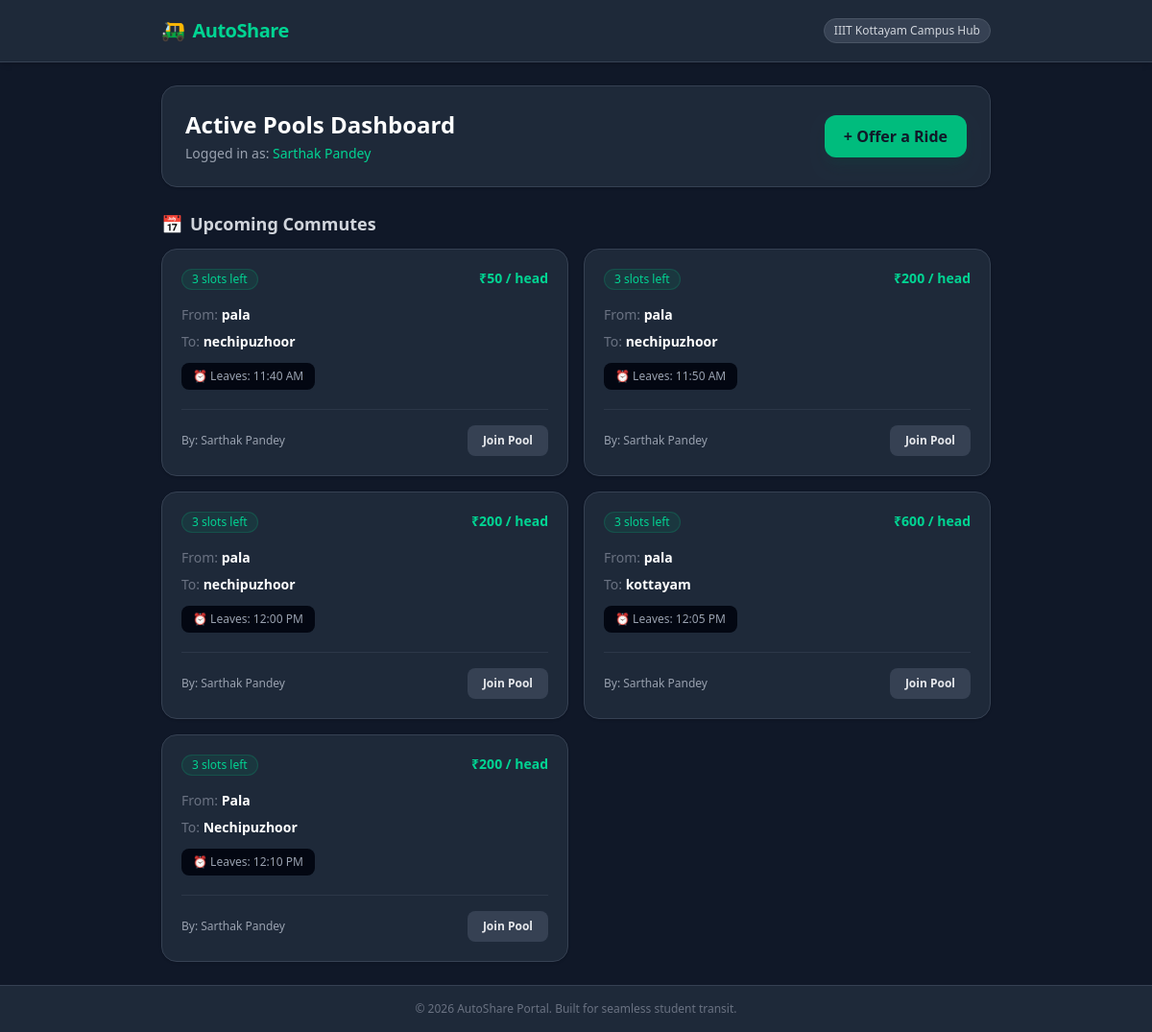
The page / on the database its author committed.
### models.py (models this page shows, shortened)
class Student(Base):
    __tablename__ = "students"
    id = Column(Integer, primary_key=True, index=True)
    name = Column(String, nullable=False)
    email = Column(String, unique=True, index=True, nullable=False)
    phone = Column(String, nullable=False)
    created_pools = relationship("Pool", back_populates="creator")
    joined_pools = relationship("Pool", secondary=pool_members, back_populates="members")

class Pool(Base):
    __tablename__ = "pools"
    id = Column(Integer, primary_key=True, index=True)
    creator_id = Column(Integer, ForeignKey("students.id"), nullable=False)
    source = Column(String, nullable=False)
    destination = Column(String, nullable=False)
    departure_time = Column(DateTime, nullable=False)
    total_fare = Column(Integer, nullable=False)
    max_capacity = Column(Integer, default=4)
    creator = relationship("Student", back_populates="created_pools")
    members = relationship("Student", secondary=pool_members, back_populates="joined_pools")

### main.py (the view)
@app.get("/")
def dashboard(request: Request, db: Session = Depends(get_db), current_user = Depends(get_current_user)):
    now = datetime.now()
    future_pools = db.query(models.Pool).filter(
        models.Pool.departure_time > now
    ).order_by(models.Pool.departure_time.asc()).all()
    active_pools = [pool for pool in future_pools if pool.remaining_seats > 0]
    return templates.TemplateResponse("index.html", {"request": request, "pools": active_pools, "current_user": current_user})

### templates/index.html (shortened to what this page needs)
{% extends "base.html" %}
{% block content %}
<div class="space-y-6">
    <div class="bg-gray-800 p-6 rounded-2xl border border-gray-700 flex flex-col sm:flex-row sm:items-center sm:justify-between gap-4 shadow-sm">
        <div>
            <h1 class="text-2xl font-bold text-white">Active Pools Dashboard</h1>
            <p class="text-sm text-gray-400 mt-1">Logged in as: <span class="text-emerald-400 font-medium">{{ current_user.name }}</span></p>
        </div>
        <a href="/pool/create" class="inline-flex items-center justify-center bg-emerald-500 hover:bg-emerald-600 text-gray-900 font-semibold px-5 py-2.5 rounded-xl transition-colors shadow-lg shadow-emerald-900/20 text-center">
            + Offer a Ride
        </a>
    </div>
    <div>
        <h2 class="text-lg font-semibold text-gray-300 mb-3 flex items-center gap-2">
            <span>📅</span> Upcoming Commutes
        </h2>
        {% if not pools %}
        <div class="bg-gray-800/50 border border-dashed border-gray-700 rounded-2xl p-8 text-center text-gray-400">
            No active ride pools found. Be the first to start one!
        </div>
        {% else %}
        <div class="grid gap-4 sm:grid-cols-2">
            {% for pool in pools %}
            <div class="bg-gray-800 border border-gray-700 rounded-2xl p-5 flex flex-col justify-between hover:border-gray-600 transition-all shadow-sm">
                <div>
                    <div class="flex justify-between items-start gap-2">
                        <span class="inline-flex text-xs bg-emerald-500/10 text-emerald-400 border border-emerald-500/20 px-2.5 py-0.5 rounded-full font-medium">
                            {{ pool.remaining_seats }} slots left
                        </span>
                        <span class="text-sm font-bold text-emerald-400">₹{{ (pool.total_fare / (1 + pool.members|length))|round|int }} / head</span>
                    </div>
                    <div class="mt-4 space-y-2">
                        <p class="text-sm text-gray-300"><span class="text-gray-500">From:</span> <strong class="text-white">{{ pool.source }}</strong></p>
                        <p class="text-sm text-gray-300"><span class="text-gray-500">To:</span> <strong class="text-white">{{ pool.destination }}</strong></p>
                        <p class="text-xs text-gray-400 bg-gray-950 px-3 py-1.5 rounded-lg inline-block mt-1">
                            ⏰ Leaves: {{ pool.departure_time.strftime('%I:%M %p') }}
                        </p>
                    </div>
                </div>
                <div class="mt-5 pt-4 border-t border-gray-700/60 flex items-center justify-between gap-4">
                    <span class="text-xs text-gray-400 truncate">By: {{ pool.creator.name }}</span>
                    <form action="/pool/{{ pool.id }}/join" method="post">
                        <button type="submit" class="bg-gray-700 hover:bg-emerald-500 hover:text-gray-900 text-gray-200 text-xs font-semibold px-4 py-2 rounded-lg transition-all">
                            Join Pool
                        </button>
                    </form>
                </div>
            </div>
            {% endfor %}
        </div>
        {% endif %}
    </div>
</div>
{% endblock %}

### templates/base.html (shortened to what this page needs)
<!DOCTYPE html>
<html lang="en">
<head>
    <script src="https://cdn.jsdelivr.net/npm/@tailwindcss/browser@4"></script>
</head>
<body class="bg-gray-900 text-gray-100 min-h-screen flex flex-col font-sans">
    <header class="bg-gray-800 border-b border-gray-700 sticky top-0 z-50 shadow-md">
        <div class="max-w-4xl mx-auto px-4 h-16 flex items-center justify-between">
            <a href="/" class="text-xl font-bold tracking-tight text-emerald-400 flex items-center gap-2">
                🛺 <span>AutoShare</span>
            </a>
            <div class="flex items-center gap-4">
                <span class="text-xs bg-gray-700 px-2.5 py-1 rounded-full text-gray-300 border border-gray-600 hidden sm:inline">
                    IIIT Kottayam Campus Hub
                </span>
            </div>
        </div>
    </header>
    <main class="flex-grow max-w-4xl w-full mx-auto px-4 py-6">
        {% block content %}{% endblock %}
    </main>
    <footer class="bg-gray-800 border-t border-gray-700 py-4 text-center text-xs text-gray-500">
        <p>&copy; 2026 AutoShare Portal. Built for seamless student transit.</p>
    </footer>
</body>
</html>

### rows shown on the page
Student: name "Sarthak Pandey"
Pool: remaining_seats "3", total_fare "50", source "pala", destination "nechipuzhoor", departure_time "11:40 AM", creator.name "Sarthak Pandey"
Pool: remaining_seats "3", total_fare "200", source "pala", destination "nechipuzhoor", departure_time "11:50 AM", creator.name "Sarthak Pandey"
Pool: remaining_seats "3", total_fare "200", source "pala", destination "nechipuzhoor", departure_time "12:00 PM", creator.name "Sarthak Pandey"
Pool: remaining_seats "3", total_fare "600", source "pala", destination "kottayam", departure_time "12:05 PM", creator.name "Sarthak Pandey"
Pool: remaining_seats "3", total_fare "200", source "Pala", destination "Nechipuzhoor", departure_time "12:10 PM", creator.name "Sarthak Pandey"
